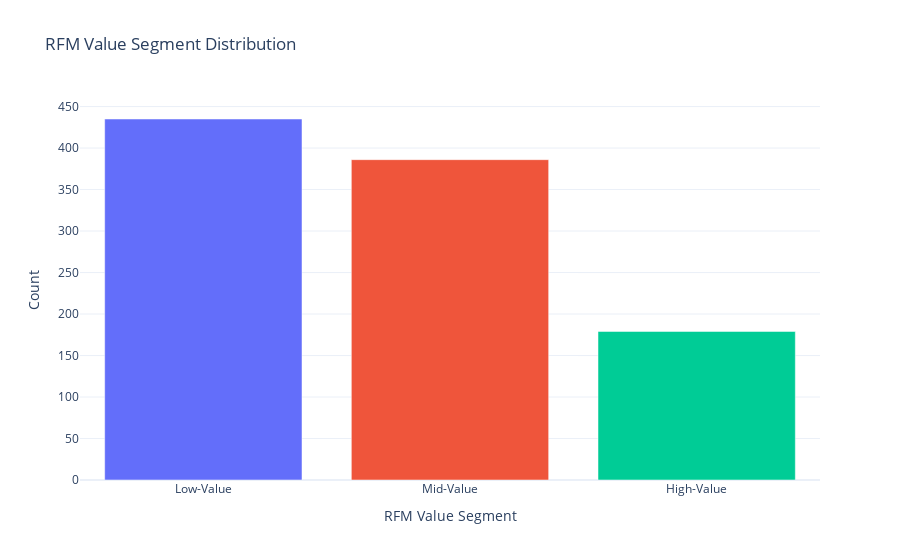

This figure's notebook cell:
### Markdown cell above
Let's take a look at the segment distribution

### Code cell
# RFM Segment Distribution
segment_counts = data['Value Segment'].value_counts().reset_index()
segment_counts.columns = ['Value Segment', 'Count']

fig_segment_dist = px.bar(
    segment_counts,
    x = 'Value Segment',
    y = 'Count',
    color = 'Value Segment',
    title = 'RFM Value Segment Distribution'
)

fig_segment_dist.update_layout(xaxis_title='RFM Value Segment',
                              yaxis_title='Count',
                              showlegend=False)
fig_segment_dist.show()

### Figure 1 — Plotly figure (JSON) as saved in the notebook; plotly's stock layout.template omitted (floating-point values rounded to 4 significant figures)
{"data": [{"alignmentgroup": "True", "hovertemplate": "Value Segment=%{x}<br>Count=%{y}<extra></extra>", "legendgroup": "Low-Value", "marker": {"color": "#636efa", "pattern": {"shape": ""}}, "name": "Low-Value", "offsetgroup": "Low-Value", "orientation": "v", "showlegend": true, "textposition": "auto", "type": "bar", "x": ["Low-Value"], "xaxis": "x", "y": [435], "yaxis": "y"}, {"alignmentgroup": "True", "hovertemplate": "Value Segment=%{x}<br>Count=%{y}<extra></extra>", "legendgroup": "Mid-Value", "marker": {"color": "#EF553B", "pattern": {"shape": ""}}, "name": "Mid-Value", "offsetgroup": "Mid-Value", "orientation": "v", "showlegend": true, "textposition": "auto", "type": "bar", "x": ["Mid-Value"], "xaxis": "x", "y": [386], "yaxis": "y"}, {"alignmentgroup": "True", "hovertemplate": "Value Segment=%{x}<br>Count=%{y}<extra></extra>", "legendgroup": "High-Value", "marker": {"color": "#00cc96", "pattern": {"shape": ""}}, "name": "High-Value", "offsetgroup": "High-Value", "orientation": "v", "showlegend": true, "textposition": "auto", "type": "bar", "x": ["High-Value"], "xaxis": "x", "y": [179], "yaxis": "y"}], "layout": {"barmode": "relative", "legend": {"title": {"text": "Value Segment"}, "tracegroupgap": 0}, "showlegend": false, "title": {"text": "RFM Value Segment Distribution"}, "xaxis": {"anchor": "y", "categoryarray": ["Low-Value", "Mid-Value", "High-Value"], "categoryorder": "array", "domain": [0, 1], "title": {"text": "RFM Value Segment"}}, "yaxis": {"anchor": "x", "domain": [0, 1], "title": {"text": "Count"}}}}
